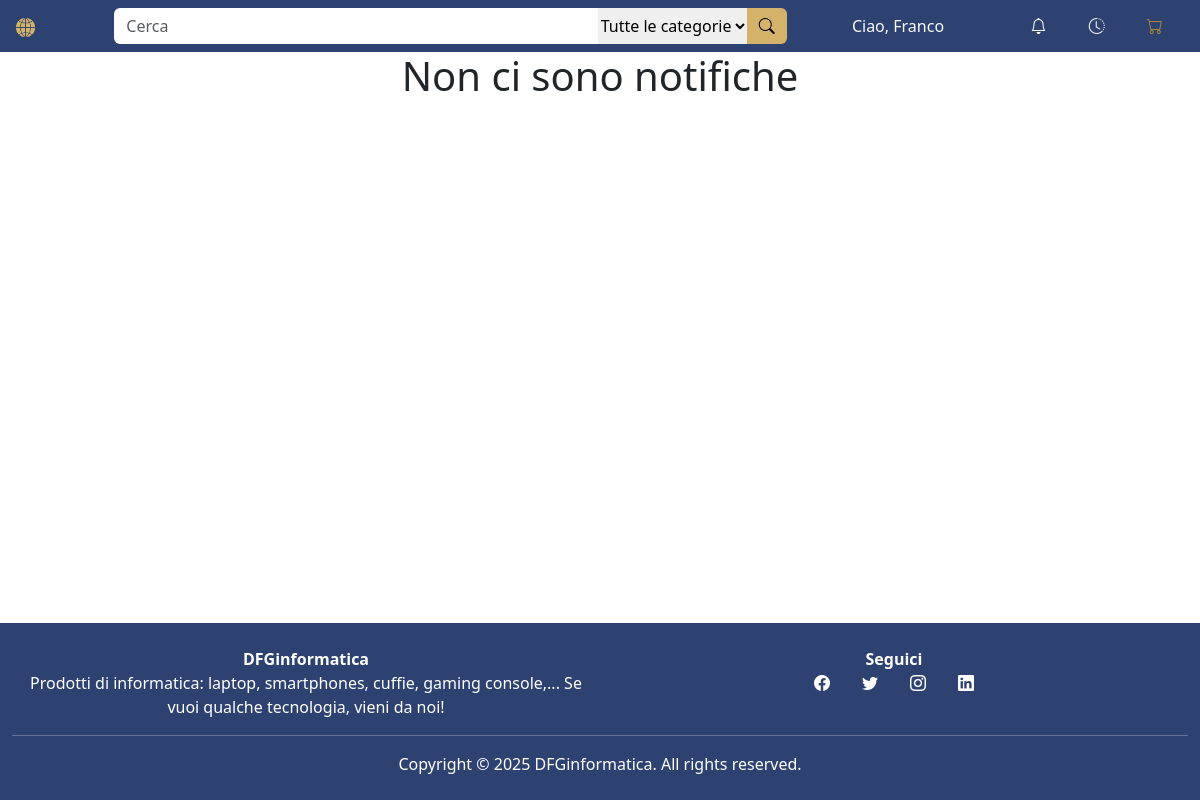
The app's page /notifiche.php (signed in), older data.
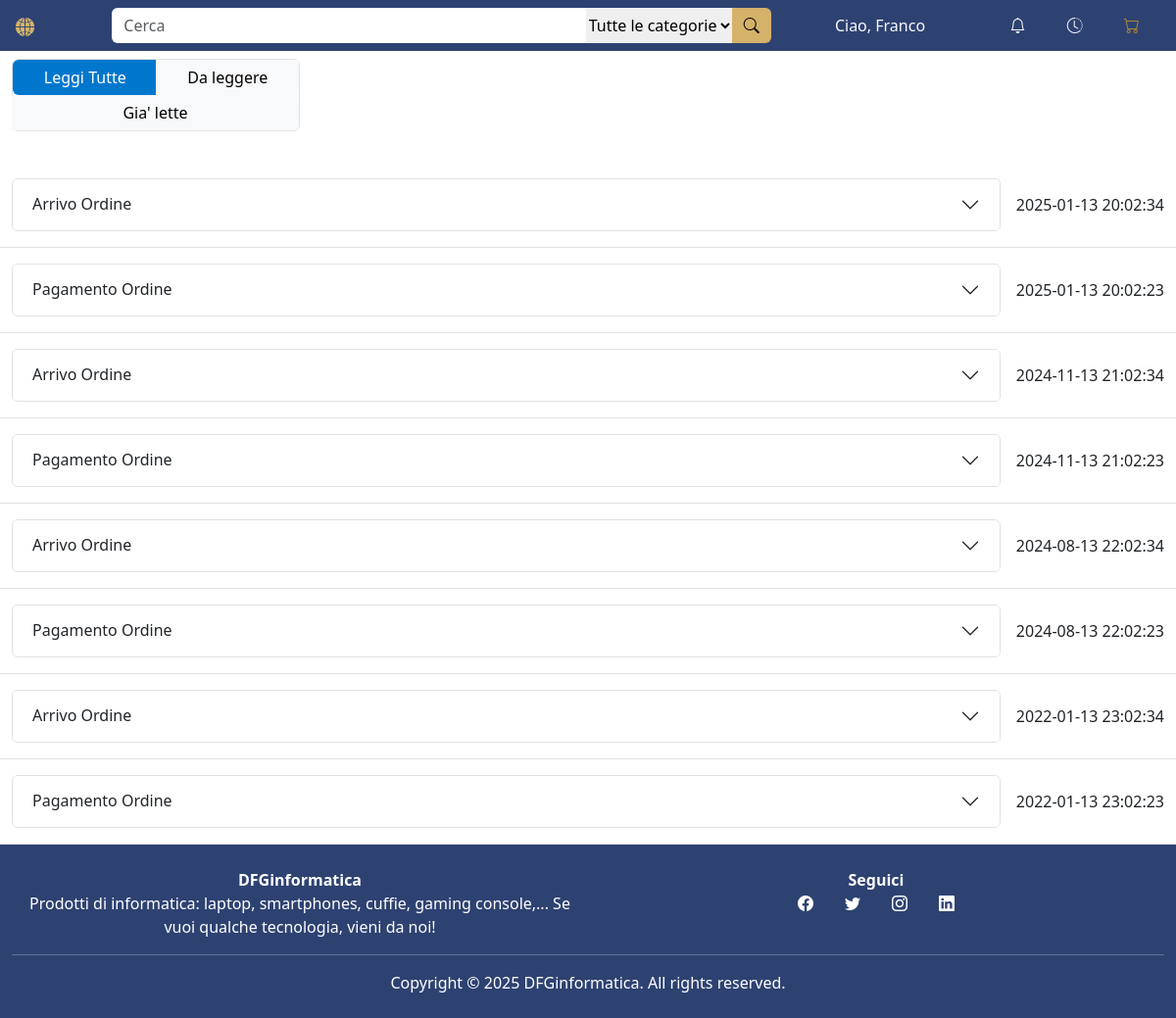
The same page, newer data.
### tables this page shows
create table NOTIFICA (
     codNotifica int not null auto_increment,
     messaggio varchar(255) not null,
     tipoNotifica varchar(20) not null,
     letto char not null,
     dataNotifica datetime not null,
     codUtente int not null,
     constraint ID_NOTIFICA_ID primary key (codNotifica));

### notifiche.php (called while the page is built, shortened)
<?php
require_once("bootstrap.php");
$templateParams["titolo"] = "Notifiche";
$templateParams["nome"] = "template-notifiche.php";
$templateParams["scripts"] = ["js/notifiche.js"];
$userId = getCurrentUserId();
$filter = !empty($_GET['filter']) ? $_GET['filter'] : null;
$templateParams["notifiche"] = $dbh->getFilteredNotifications($userId, $filter);
require("template/base.php");

### db/database.php (called while the page is built, shortened)
<?php
class DatabaseHelper
{
    private $db;
    public function __construct()
    {
        $this->db = new mysqli("localhost", "root", "", "twdatabase", 3306);
    }
    private function parametrizedQuery($query, $types, &$var1, &...$vars)
    {
        $stmt = $this->db->prepare($query);
        $stmt->bind_param($types, $var1, ...$vars);
        $stmt->execute();
        return $stmt->get_result()->fetch_all(MYSQLI_ASSOC);
    }
    public function getFilteredNotifications($userId, $notificationState = null)
    {
        $query = "SELECT *
              FROM NOTIFICA
              WHERE codUtente = ?";
        $params = [$userId];
        $types = "i";
        $query .= " ORDER BY dataNotifica DESC";
        return $this->parametrizedQuery($query, $types, ...$params);
    }
}

### bootstrap.php (called while the page is built, shortened)
<?php
require_once("utils/functions.php");
require_once("db/database.php");
$dbh = new DatabaseHelper();

### template/template-notifiche.php (the view, shortened to what this page needs)
<?php if (!empty($templateParams["notifiche"])) { ?>
    <div class="row justify-content-start align-items-center mb-4">
        <form action="notifiche.php?codNotifica=tutte" method="get">
            <div class="btn-group col-md-3 d-flex flex-wrap justify-content-md-start my-2 border">
                <button type="submit" name="codNotifica" value="tutte" class="col btn btn-custom-blue">
                    Leggi Tutte
                </button>
                <button id="btnUnread" type="button" class="col btn btn-light border-0"
                    onclick="filtraNotifiche('unread')">Da
                    leggere</button>
                <button id="btnRead" type="button" class="col btn btn-light border-0" onclick="filtraNotifiche('read')">Gia'
                    lette</button>
            </div>
        </form>
    </div>
<?php } ?>
<?php if (empty($templateParams["notifiche"])) { ?>
    <h1 class="text-center">Non ci sono notifiche</h1>
<?php } else { ?>
    <?php
    foreach ($templateParams["notifiche"] as $notifica):
        $codNotifica = $notifica["codNotifica"];
        ?>
        <div class="notification-item" data-filter="<?php echo $notifica['letto'] ? 'read' : 'unread'; ?>">
            <div class="row border-bottom py-3">
                <div class="col-12 d-flex align-items-center">
                    <div class="flex-grow-1">
                        <div class="accordion" id="accordionExample-<?php echo $codNotifica; ?>">
                            <div class="accordion-item">
                                <h2 class="accordion-header">
                                    <button class="accordion-button collapsed" type="button" data-bs-toggle="collapse"
                                        data-bs-target="#collapse<?php echo $codNotifica; ?>" aria-expanded="false"
                                        aria-controls="collapse<?php echo $codNotifica; ?>"
                                        onclick="leggiNotifica('<?php echo $codNotifica; ?>')">
                                        <?php echo htmlspecialchars($notifica["tipoNotifica"]); ?>
                                    </button>
                                </h2>
                            </div>
                        </div>
                    </div>
                    <div class="ms-3 text-nowrap">
                        <?php echo $notifica["dataNotifica"]; ?>
                    </div>
                </div>
            </div>
        </div>
    <?php endforeach;
} ?>

Row changes from the older to the newer data that the page shows:
added notifica: tipoNotifica "Arrivo Ordine", dataNotifica "2025-01-13 20:02:34"
added notifica: tipoNotifica "Pagamento Ordine", dataNotifica "2025-01-13 20:02:23"
added notifica: tipoNotifica "Arrivo Ordine", dataNotifica "2024-11-13 21:02:34"
added notifica: tipoNotifica "Pagamento Ordine", dataNotifica "2024-11-13 21:02:23"
added notifica: tipoNotifica "Arrivo Ordine", dataNotifica "2024-08-13 22:02:34"
added notifica: tipoNotifica "Pagamento Ordine", dataNotifica "2024-08-13 22:02:23"
added notifica: tipoNotifica "Arrivo Ordine", dataNotifica "2022-01-13 23:02:34"
added notifica: tipoNotifica "Pagamento Ordine", dataNotifica "2022-01-13 23:02:23"
Text that changed along with them:
text no longer shown: "Non ci sono notifiche"
text now shown: "Leggi Tutte Da leggere Gia' lette"
